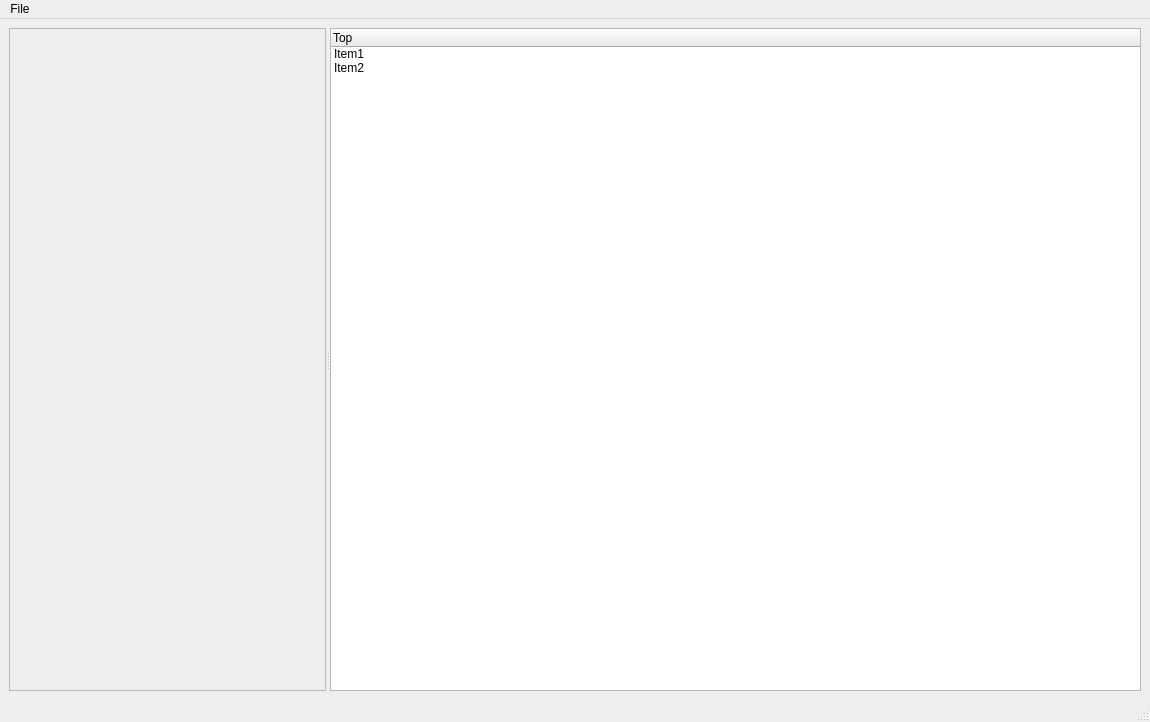
<?xml version="1.0" encoding="UTF-8"?>
<ui version="4.0">
 <class>MainWindow</class>
 <widget class="QMainWindow" name="MainWindow">
  <property name="geometry">
   <rect>
    <x>0</x>
    <y>0</y>
    <width>1150</width>
    <height>722</height>
   </rect>
  </property>
  <property name="windowTitle">
   <string>MainWindow</string>
  </property>
  <widget class="QWidget" name="centralwidget">
   <layout class="QHBoxLayout" name="horizontalLayout">
    <item>
     <widget class="QSplitter" name="splitter">
      <property name="orientation">
       <enum>Qt::Horizontal</enum>
      </property>
      <widget class="QFrame" name="frame">
       <property name="frameShape">
        <enum>QFrame::StyledPanel</enum>
       </property>
       <property name="frameShadow">
        <enum>QFrame::Raised</enum>
       </property>
      </widget>
      <widget class="QTreeWidget" name="treeWidget">
       <property name="indentation">
        <number>0</number>
       </property>
       <property name="rootIsDecorated">
        <bool>false</bool>
       </property>
       <column>
        <property name="text">
         <string>Top</string>
        </property>
       </column>
       <item>
        <property name="text">
         <string>Item1</string>
        </property>
       </item>
       <item>
        <property name="text">
         <string>Item2</string>
        </property>
        <item>
         <property name="text">
          <string>test</string>
         </property>
        </item>
       </item>
      </widget>
     </widget>
    </item>
   </layout>
  </widget>
  <widget class="QMenuBar" name="menubar">
   <property name="geometry">
    <rect>
     <x>0</x>
     <y>0</y>
     <width>1150</width>
     <height>21</height>
    </rect>
   </property>
   <widget class="QMenu" name="menuFile">
    <property name="title">
     <string>File</string>
    </property>
   </widget>
   <addaction name="menuFile"/>
  </widget>
  <widget class="QStatusBar" name="statusbar"/>
 </widget>
 <resources/>
 <connections/>
</ui>
